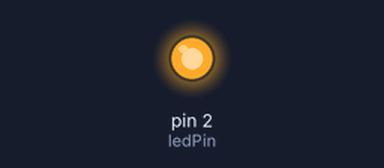
Bench run of a sketch on a simulated Arduino Uno, built with avr-gcc and run on an emulated ATmega328P. On the bench: output pins drawn as LEDs (lit = HIGH).

Above: at 1.5 s.
At 5.2 s:
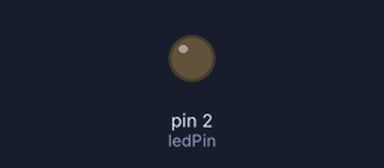
Timing chart, 0 to 7.5 s (numbered marks = the images above):
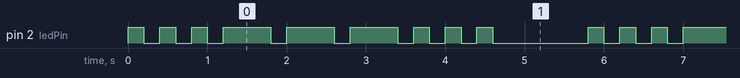

The sketch:

code_improvedtask02.ino
```cpp
// SOS 信号（非阻塞）
const int ledPin = 2;

// 信号时序定义（单位：毫秒）
const int shortOn = 200;
const int shortOff = 200;
const int longOn = 600;
const int longOff = 200;
const int wordGap = 1200;   // 每组 SOS 结束后的长停顿

// 状态机
enum SOSState {
  SOS_SHORT1_ON, SOS_SHORT1_OFF,
  SOS_SHORT2_ON, SOS_SHORT2_OFF,
  SOS_SHORT3_ON, SOS_SHORT3_OFF,
  SOS_LONG1_ON,  SOS_LONG1_OFF,
  SOS_LONG2_ON,  SOS_LONG2_OFF,
  SOS_LONG3_ON,  SOS_LONG3_OFF,
  SOS_SHORT4_ON, SOS_SHORT4_OFF,
  SOS_SHORT5_ON, SOS_SHORT5_OFF,
  SOS_SHORT6_ON, SOS_SHORT6_OFF,
  SOS_WORD_GAP
};

SOSState state = SOS_SHORT1_ON;
unsigned long previousMillis = 0;
unsigned long currentOnset = 0;

void setup() {
  pinMode(ledPin, OUTPUT);
  digitalWrite(ledPin, LOW);
}

void loop() {
  unsigned long now = millis();

  // 状态机驱动
  switch (state) {
    case SOS_SHORT1_ON:
      digitalWrite(ledPin, HIGH);
      previousMillis = now;
      state = SOS_SHORT1_OFF;
      break;
    case SOS_SHORT1_OFF:
      if (now - previousMillis >= shortOn) {
        digitalWrite(ledPin, LOW);
        previousMillis = now;
        state = SOS_SHORT2_ON;
      }
      break;

    case SOS_SHORT2_ON:
      if (now - previousMillis >= shortOff) {
        digitalWrite(ledPin, HIGH);
        previousMillis = now;
        state = SOS_SHORT2_OFF;
      }
      break;
    case SOS_SHORT2_OFF:
      if (now - previousMillis >= shortOn) {
        digitalWrite(ledPin, LOW);
        previousMillis = now;
        state = SOS_SHORT3_ON;
      }
      break;

    case SOS_SHORT3_ON:
      if (now - previousMillis >= shortOff) {
        digitalWrite(ledPin, HIGH);
        previousMillis = now;
        state = SOS_SHORT3_OFF;
      }
      break;
    case SOS_SHORT3_OFF:
      if (now - previousMillis >= shortOn) {
        digitalWrite(ledPin, LOW);
        previousMillis = now;
        state = SOS_LONG1_ON;
      }
      break;

    // 三次长闪（类似结构）
    case SOS_LONG1_ON:
      if (now - previousMillis >= shortOff) {
        digitalWrite(ledPin, HIGH);
        previousMillis = now;
        state = SOS_LONG1_OFF;
      }
      break;
    case SOS_LONG1_OFF:
      if (now - previousMillis >= longOn) {
        digitalWrite(ledPin, LOW);
        previousMillis = now;
        state = SOS_LONG2_ON;
      }
      break;

    case SOS_LONG2_ON:
      if (now - previousMillis >= longOff) {
        digitalWrite(ledPin, HIGH);
        previousMillis = now;
        state = SOS_LONG2_OFF;
      }
      break;
    case SOS_LONG2_OFF:
      if (now - previousMillis >= longOn) {
        digitalWrite(ledPin, LOW);
        previousMillis = now;
        state = SOS_LONG3_ON;
      }
      break;

    case SOS_LONG3_ON:
      if (now - previousMillis >= longOff) {
        digitalWrite(ledPin, HIGH);
        previousMillis = now;
        state = SOS_LONG3_OFF;
      }
      break;
    case SOS_LONG3_OFF:
      if (now - previousMillis >= longOn) {
        digitalWrite(ledPin, LOW);
        previousMillis = now;
        state = SOS_SHORT4_ON;
      }
      break;

    // 最后三次短闪
    case SOS_SHORT4_ON:
      if (now - previousMillis >= shortOff) {
        digitalWrite(ledPin, HIGH);
        previousMillis = now;
        state = SOS_SHORT4_OFF;
      }
      break;
    case SOS_SHORT4_OFF:
      if (now - previousMillis >= shortOn) {
        digitalWrite(ledPin, LOW);
        previousMillis = now;
        state = SOS_SHORT5_ON;
      }
      break;

    case SOS_SHORT5_ON:
      if (now - previousMillis >= shortOff) {
        digitalWrite(ledPin, HIGH);
        previousMillis = now;
        state = SOS_SHORT5_OFF;
      }
      break;
    case SOS_SHORT5_OFF:
      if (now - previousMillis >= shortOn) {
        digitalWrite(ledPin, LOW);
        previousMillis = now;
        state = SOS_SHORT6_ON;
      }
      break;

    case SOS_SHORT6_ON:
      if (now - previousMillis >= shortOff) {
        digitalWrite(ledPin, HIGH);
        previousMillis = now;
        state = SOS_SHORT6_OFF;
      }
      break;
    case SOS_SHORT6_OFF:
      if (now - previousMillis >= shortOn) {
        digitalWrite(ledPin, LOW);
        previousMillis = now;
        state = SOS_WORD_GAP;
      }
      break;

    case SOS_WORD_GAP:
      if (now - previousMillis >= wordGap) {
        // 重新开始一轮 SOS
        state = SOS_SHORT1_ON;
      }
      break;
  }
}
```

Measured:
- by itself, pin 2 (ledPin): repeats every 5.8 s: 2 × (LOW 0.20 s, HIGH 0.20 s), 3 × (LOW 0.20 s, HIGH 0.60 s), 3 × (LOW 0.20 s, HIGH 0.20 s), LOW 1.2 s, HIGH 0.20 s
- by itself, everything shown: repeats every 5.8 s, in 18 steps
